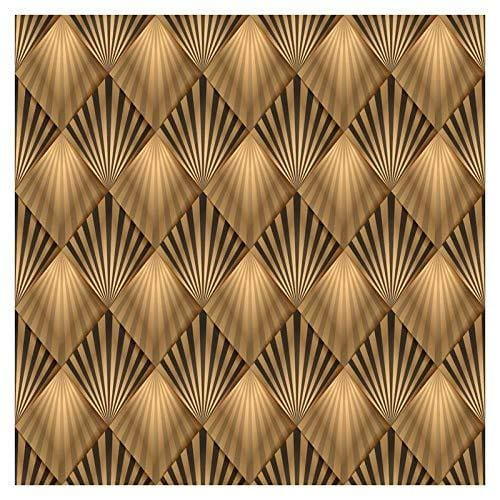
#> input picture img.jpg, 500 x 500 px
$ python saad.py
#> lines starting #> are read from the running program, lines starting #| are printed output that depends on the picture
import cv2
import numpy as np

def arnold_map(img, iterations):
    height, width = img.shape
    shuffled_img = np.zeros_like(img)

    for i in range(iterations):
        for x in range(height):
            for y in range(width):
                x_new = (2 * x + y) % height
                y_new = (x + y) % width
                shuffled_img[x_new, y_new] = img[x, y]
        img = shuffled_img.copy()

    return shuffled_img


def inverse_arnold_map(img, iterations):
    height, width = img.shape
    square_img = np.zeros_like(img)

    for i in range(iterations):
        for x in range(height):
            for y in range(width):
                x_new = (x - y) % height
                y_new = (-x + 2 * y) % width
                square_img[x_new, y_new] = img[x, y]
        img = square_img.copy()

    return square_img


iterations = 5

# Read the image file provided by the user
image_path = "img.jpg"
img = cv2.imread(image_path, 0)  # Load the image in grayscale mode
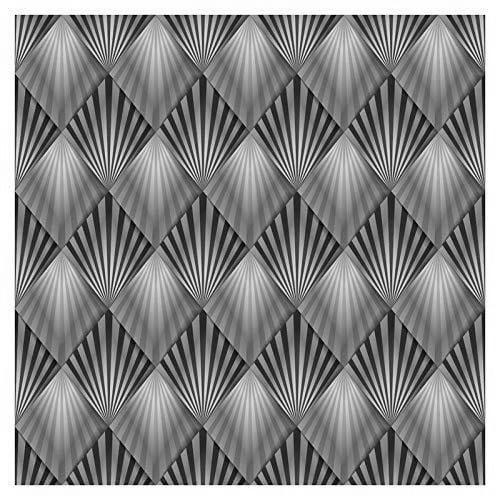
#> img: shape (500, 500); min 0, max 255, mean 133.7

# Check if the image was successfully loaded
if img is None:
    print("Failed to load the image.")
else:
    print("Original Image:")
    cv2.imshow("Original", img)
    cv2.waitKey(0)

    enc_img = arnold_map(img, iterations)
#> after the loop in arnold_map, `for i in range(iterations):`:
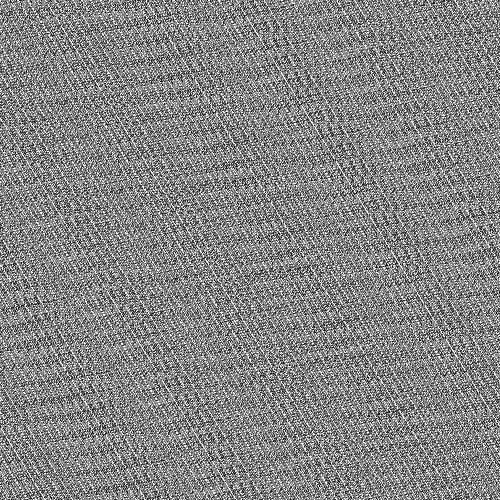
#> shuffled_img: shape (500, 500); min 0, max 255, mean 133.7
    print("Encrypted Image:")
    cv2.imshow("Encrypted", enc_img)
    cv2.waitKey(0)

    dec_img = inverse_arnold_map(enc_img, iterations)
    print("Decrypted Image:")
    cv2.imshow("Decrypted", dec_img)
    cv2.waitKey(0)

    # Save the decrypted image
    output_path = input("Enter the output file path for the decrypted image: ")
#> the answer given: out.png
    cv2.imwrite(output_path, dec_img)

    cv2.destroyAllWindows()
